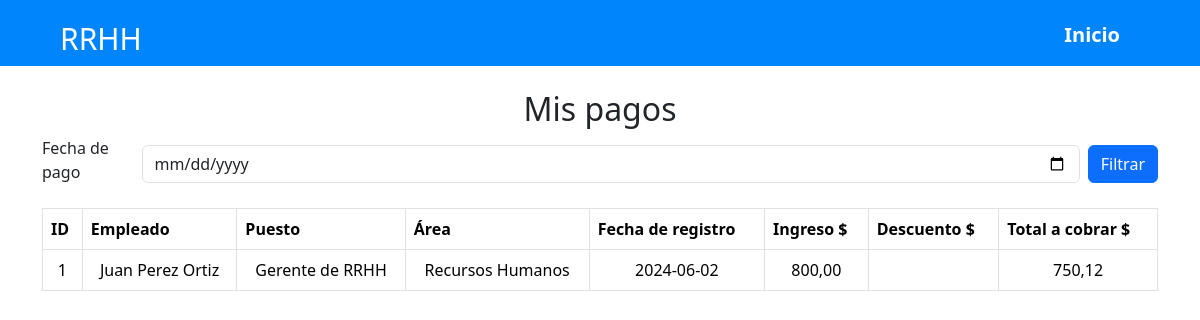
The app's page /rrhh/empleado/pagos/PO0001 with its own data.
### RRHH/models.py (models this page shows, shortened)
class Pago(models.Model):
    codigo_pago = models.AutoField(primary_key=True)
    carnet = models.ForeignKey(Empleado, on_delete=models.CASCADE, related_name='pagos')
    asistencia = models.ForeignKey('Asistencia', on_delete=models.CASCADE, related_name='pagos', default=1)
    bono = models.DecimalField(max_digits=10, decimal_places=2)
    subtotal = models.DecimalField(max_digits=10, decimal_places=2)
    totalpagar = models.DecimalField(max_digits=10, decimal_places=2)
    isss = models.DecimalField(max_digits=10, decimal_places=2)
    afp = models.DecimalField(max_digits=10, decimal_places=2)
    renta = models.DecimalField(max_digits=10, decimal_places=2)
    fechapago = models.DateField()

class Empleado(models.Model):
    carnet = models.CharField(max_length=6, primary_key=True)
    nombres = models.CharField(max_length=50)
    apellidos = models.CharField(max_length=50)
    dui = models.CharField(max_length=10)
    area = models.ForeignKey(Area, on_delete=models.CASCADE, related_name='empleados_area', default=1)
    cargo = models.ForeignKey(Cargo, on_delete=models.CASCADE, related_name='empleados_cargo')
    departamento = models.ForeignKey('Departamento', on_delete=models.CASCADE, related_name='empleados_departamento', default=1)
    municipio = models.ForeignKey('Municipio', on_delete=models.CASCADE, related_name='empleados_municipio', default=1)
    telefono = models.CharField(max_length=9, default='0000-0000')
    sexo = [
        ('M', 'Masculino'),
        ('F', 'Femenino')
        ]
    roles = [
        ('1', 'Administrador'),
        ('2', 'Empleado')
        ]
    rol = models.CharField(max_length=1, choices=roles, default='2')
    genero = models.CharField(max_length=1, choices=sexo, default='M')
    fechanacimiento = models.DateField()
    direccion = models.TextField()
    salariobase = models.DecimalField(max_digits=10, decimal_places=2)

class Cargo(models.Model):
    id_cargo = models.AutoField(primary_key=True)
    area = models.ForeignKey(Area, on_delete=models.CASCADE, related_name='cargos')
    nombre_cargo = models.CharField(max_length=50)
    descripcion_cargo = models.TextField(max_length=100)

class Area(models.Model):
    id_area = models.AutoField(primary_key=True)
    nombre_area = models.CharField(max_length=50)
    descripcion_area = models.TextField(max_length=100)
    encargado = models.OneToOneField('Empleado', blank=True, null=True, on_delete=models.SET_NULL, related_name='area_encargada')

### RRHH/views.py (the view)
# urls.py: path('empleado/pagos/<id>',GestionarPagoEMView, name='mis_pagos'),
def GestionarPagoEMView(request, id):
    empleado = get_object_or_404(Empleado, carnet=id)
    fecha_pago = request.GET.get('fechaPago')
    if fecha_pago:
        pagos = Pago.objects.filter(carnet=empleado, fechapago=fecha_pago)
    else:
        pagos = Pago.objects.filter(carnet=empleado)
    return render(request, 'EMgestionarPago.html', {'pagos': pagos, 'empleado': empleado})

### RRHH/templates/EMgestionarPago.html (shortened to what this page needs)
<!DOCTYPE html>
<html lang="es">
<head>
    <link href="https://cdn.jsdelivr.net/npm/bootstrap@5.3.3/dist/css/bootstrap.min.css" rel="stylesheet">
</head>
<body>
    {% extends 'navCard.html' %}
    {% block content %}
    <div>
        <main class="container mt-4">
            <h2>Mis pagos</h2>
            <form class="filter-bar d-flex align-items-center mb-3" method="GET">
                <label for="fechaPago" class="form-label me-2">Fecha de pago</label>
                <input type="date" class="form-control me-2" id="fechaPago" name="fechaPago" value="{{ request.GET.fechaPago|default:'' }}">
                <button type="submit" class="btn btn-primary">Filtrar</button>
            </form>
            <div class="table-responsive">
                <table class="table table-bordered">
                    <thead class="table">
                        <tr>
                            <th>ID</th>
                            <th>Empleado</th>
                            <th>Puesto</th>
                            <th>Área</th>
                            <th>Fecha de registro</th>
                            <th>Ingreso $</th>
                            <th>Descuento $</th>
                            <th>Total a cobrar $</th>
                        </tr>
                    </thead>
                    <tbody class="table-body">
                        {% for pago in pagos %}
                        <tr>
                            <td>{{ pago.codigo_pago }}</td>
                            <td>{{ empleado.nombres }} {{ empleado.apellidos }}</td>
                            <td>{{ empleado.cargo.nombre_cargo }}</td>
                            <td>{{ empleado.area.nombre_area }}</td>
                            <td>{{ pago.fechapago | date:"Y-m-d"}}</td>
                            <td>{{ empleado.salariobase }}</td>
                            <td>{{ pago.descuento }}</td>
                            <td>{{ pago.totalpagar }}</td>
                        </tr>
                        {% endfor %}
                    </tbody>
                </table>
            </div>
        </main>
    </div>
    {% endblock %}

### RRHH/templates/EMgestionarPago.html (style rules this page uses)
html, body { margin: 0; }
html,body { margin: 0; }
h2 { color: black; font-size: 30px; text-align: center; margin-bottom: 4%; }
table td, th { text-align: center; }

### RRHH/templates/navCard.html (style rules this page uses)
html,body { margin: 0; }

### records on screen
Pago: codigo_pago "1", fechapago "2024-06-02", totalpagar "750,12"
Empleado: nombres "Juan", apellidos "Perez Ortiz", cargo.nombre_cargo "Gerente de RRHH", area.nombre_area "Recursos Humanos", salariobase "800,00"
